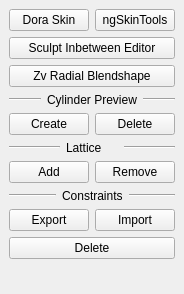
<?xml version="1.0" encoding="UTF-8"?>
<ui version="4.0">
 <class>MainWindow</class>
 <widget class="QMainWindow" name="MainWindow">
  <property name="geometry">
   <rect>
    <x>0</x>
    <y>0</y>
    <width>178</width>
    <height>294</height>
   </rect>
  </property>
  <property name="windowTitle">
   <string>MainWindow</string>
  </property>
  <widget class="QWidget" name="centralwidget">
   <layout class="QVBoxLayout" name="verticalLayout_2">
    <item>
     <layout class="QVBoxLayout" name="central_verticalLayout">
      <item>
       <layout class="QHBoxLayout" name="horizontalLayout_4">
        <property name="spacing">
         <number>6</number>
        </property>
        <item>
         <widget class="QPushButton" name="doraSkin_pushButton">
          <property name="minimumSize">
           <size>
            <width>0</width>
            <height>0</height>
           </size>
          </property>
          <property name="text">
           <string>Dora Skin</string>
          </property>
         </widget>
        </item>
        <item>
         <widget class="QPushButton" name="ngSkinTools_pushButton">
          <property name="minimumSize">
           <size>
            <width>0</width>
            <height>0</height>
           </size>
          </property>
          <property name="text">
           <string>ngSkinTools</string>
          </property>
         </widget>
        </item>
       </layout>
      </item>
      <item>
       <widget class="QPushButton" name="sculptInbetweenEditor_pushButton">
        <property name="minimumSize">
         <size>
          <width>0</width>
          <height>0</height>
         </size>
        </property>
        <property name="text">
         <string>Sculpt Inbetween Editor</string>
        </property>
       </widget>
      </item>
      <item>
       <widget class="QPushButton" name="zvRadialBlendshape_pushButton">
        <property name="minimumSize">
         <size>
          <width>0</width>
          <height>0</height>
         </size>
        </property>
        <property name="text">
         <string>Zv Radial Blendshape</string>
        </property>
       </widget>
      </item>
      <item>
       <layout class="QHBoxLayout" name="horizontalLayout_3">
        <item>
         <widget class="Line" name="line_3">
          <property name="orientation">
           <enum>Qt::Horizontal</enum>
          </property>
         </widget>
        </item>
        <item>
         <widget class="QLabel" name="label_2">
          <property name="text">
           <string>Cylinder Preview</string>
          </property>
         </widget>
        </item>
        <item>
         <widget class="Line" name="line_4">
          <property name="orientation">
           <enum>Qt::Horizontal</enum>
          </property>
         </widget>
        </item>
       </layout>
      </item>
      <item>
       <layout class="QHBoxLayout" name="horizontalLayout_5">
        <item>
         <widget class="QPushButton" name="cylinderPreviewCreate_pushButton">
          <property name="text">
           <string>Create</string>
          </property>
         </widget>
        </item>
        <item>
         <widget class="QPushButton" name="cylinderPreviewDelete_pushButton">
          <property name="text">
           <string>Delete</string>
          </property>
         </widget>
        </item>
       </layout>
      </item>
      <item>
       <layout class="QHBoxLayout" name="horizontalLayout">
        <item>
         <widget class="Line" name="line">
          <property name="orientation">
           <enum>Qt::Horizontal</enum>
          </property>
         </widget>
        </item>
        <item>
         <widget class="QLabel" name="label">
          <property name="text">
           <string>Lattice</string>
          </property>
         </widget>
        </item>
        <item>
         <widget class="Line" name="line_2">
          <property name="orientation">
           <enum>Qt::Horizontal</enum>
          </property>
         </widget>
        </item>
       </layout>
      </item>
      <item>
       <layout class="QHBoxLayout" name="horizontalLayout_2">
        <item>
         <widget class="QPushButton" name="latticeAdd_pushButton">
          <property name="minimumSize">
           <size>
            <width>0</width>
            <height>0</height>
           </size>
          </property>
          <property name="text">
           <string>Add</string>
          </property>
         </widget>
        </item>
        <item>
         <widget class="QPushButton" name="latticeRemove_pushButton">
          <property name="minimumSize">
           <size>
            <width>0</width>
            <height>0</height>
           </size>
          </property>
          <property name="text">
           <string>Remove</string>
          </property>
         </widget>
        </item>
       </layout>
      </item>
      <item>
       <layout class="QHBoxLayout" name="horizontalLayout_6">
        <item>
         <widget class="Line" name="line_5">
          <property name="orientation">
           <enum>Qt::Horizontal</enum>
          </property>
         </widget>
        </item>
        <item>
         <widget class="QLabel" name="label_3">
          <property name="text">
           <string>Constraints</string>
          </property>
         </widget>
        </item>
        <item>
         <widget class="Line" name="line_6">
          <property name="orientation">
           <enum>Qt::Horizontal</enum>
          </property>
         </widget>
        </item>
       </layout>
      </item>
      <item>
       <layout class="QHBoxLayout" name="horizontalLayout_7">
        <item>
         <widget class="QPushButton" name="constraintsExport_pushButton">
          <property name="text">
           <string>Export</string>
          </property>
         </widget>
        </item>
        <item>
         <widget class="QPushButton" name="constraintsImport_pushButton">
          <property name="text">
           <string>Import</string>
          </property>
         </widget>
        </item>
       </layout>
      </item>
      <item>
       <widget class="QPushButton" name="constraintsDelete_pushButton">
        <property name="text">
         <string>Delete</string>
        </property>
       </widget>
      </item>
     </layout>
    </item>
    <item>
     <spacer name="verticalSpacer">
      <property name="orientation">
       <enum>Qt::Vertical</enum>
      </property>
      <property name="sizeHint" stdset="0">
       <size>
        <width>20</width>
        <height>40</height>
       </size>
      </property>
     </spacer>
    </item>
   </layout>
  </widget>
 </widget>
 <resources/>
 <connections/>
</ui>
